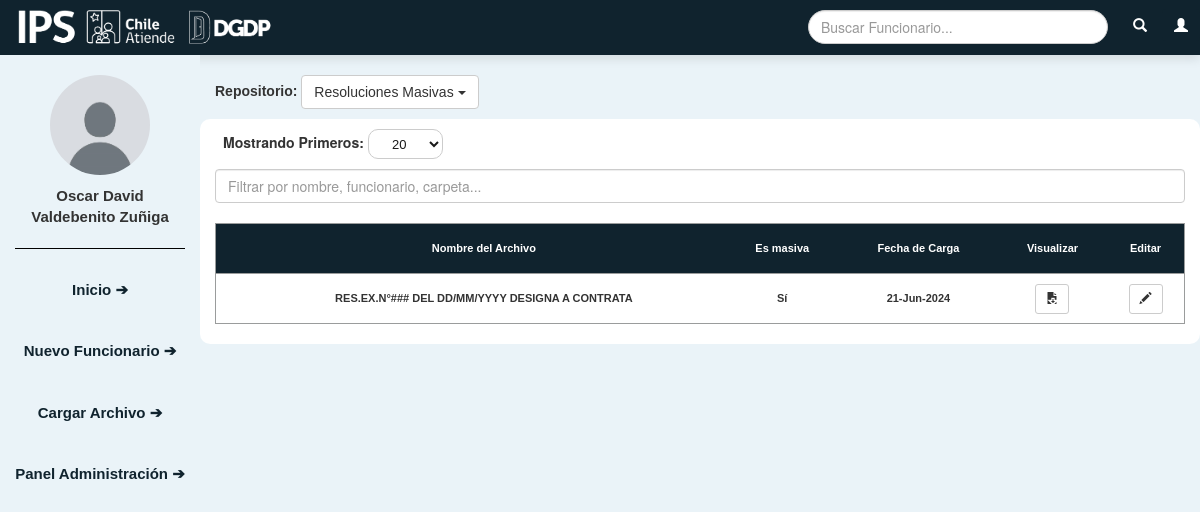
/resoluciones_masivas (signed in), run on the app's committed database.
### buscador/models.py (models this page shows, shortened)
class ARCHIVO(models.Model):
    id = models.AutoField(primary_key=True)
    NOMBRE = models.CharField(max_length=255)
    ARCHIVO = models.FileField(upload_to='archivos/', null=True, blank=True)
    MASIVA = models.BooleanField(default=False)
    FECHA_CARGA = models.DateField(auto_now_add=True, null=False)
    ID_CARPETA = models.ForeignKey(CARPETA, on_delete=models.CASCADE, related_name='archivo_set', null=True, blank=True)

### buscador/views.py (the view)
# urls.py: path('resoluciones_masivas', login_required(views.listar_resoluciones_masivas), name='resoluciones_masivas'),
def listar_resoluciones_masivas(request):
    archivos = ARCHIVO.objects.filter(MASIVA=True)
    return render(request, 'operation/resMasivasIPS.html', {'archivos': archivos})

### buscador/templates/operation/resMasivasIPS.html (shortened to what this page needs)
{% extends 'buscador/home.html' %}
{% load static %}
{% block contenido %}
<div class="col-sm-10 muestra-datos">
  <div class="col-sm-6 mostrar-primeros-activos">
    Mostrando Primeros:
      <select class="elementos" id="cantidadElementos">
        <option value="20">20</option>
      </select>
  </div>
  <br>
  <input class="form-control" id="myInput" type="text" placeholder="Filtrar por nombre, funcionario, carpeta...">
    <br>
    <table class="tabla-activos">
        <thead>
          <tr>
            <th></th>
            <th>Nombre del Archivo</th>
            <th>Es masiva</th>
            <th>Fecha de Carga</th>
            <th>Visualizar</th>
            <th>Editar</th>
          </tr>
        </thead>
        <tbody class="body-tabla-activos" id="myTable">
          {% for archivos in  archivos %}
          <tr >
            <td></td>
            <td>{{ archivos.NOMBRE }}</td>
            <td>{% if archivos.MASIVA %}
              Sí
              {% else %}
              No
              {% endif %}</td>
            <td>{{ archivos.FECHA_CARGA|date:"d-M-Y" }}</td>
            <td>
              <a href="{{ archivos.ARCHIVO.url }}" target="_blank" class="btn btn-default btn-sm">
                  <span class="glyphicon glyphicon-save-file"></span>
              </a>
          </td>
          <td>
            <button type="button" class="btn btn-default btn-sm">
              <span class="glyphicon glyphicon-pencil"></span>
            </button>
          </td>
          </tr>
          {% endfor %}
        </tbody>
      </table>
</div>
{% endblock %}
{% block panel_busqueda %}
<div class="busqueda">
  <div class="dropdown">
    Repositorio: <button class="btn btn-default dropdown-toggle" type="button" id="dropdownMenuButton" data-toggle="dropdown" aria-haspopup="true" aria-expanded="true">
      Resoluciones Masivas <span class="caret"></span>
    </button>
  </div>
</div>
{% endblock %}

### buscador/templates/buscador/home.html (shortened to what this page needs)
<!DOCTYPE html>
<html lang="en">
    {% load static %}
<head>
    <link rel="stylesheet" href="https://maxcdn.bootstrapcdn.com/bootstrap/3.4.1/css/bootstrap.min.css">
    <link rel="stylesheet" href="https://cdnjs.cloudflare.com/ajax/libs/font-awesome/5.15.3/css/all.min.css">
    <link rel="stylesheet" href="{% static 'css/styles.css' %}">
    <link rel="stylesheet" href="{% static 'css/styles.css' %}">
</head>
<body>
    <nav class="navbar navbar-inverse">
        <div class="nav-fluid">
          <div class="navbar-header">
            <a class="navbar-brand" href="{%url 'buscar_archivos' %}">
                <img src="{% static 'images/IPS_CHA_DGDP_BLANCO_SINCOMPLEMENTO.png' %}" alt="Logo">
            </a>
          </div>
          <div class="collapse navbar-collapse" id="myNavbar">
            <ul class="nav navbar-nav">
              <li class=""><a href="#"></a></li>
            </ul>
            <ul class="nav navbar-nav navbar-right">
                <li class="search-container">
                  <div class="form-group position-relative">
                    <input type="text" class="form-control search-bar" id="search-bar" placeholder="Buscar Funcionario...">
                  </div>
                  <a href="#" id="search-icon"><span class="glyphicon glyphicon-search lupa" style="color: white"></span></a>
                </li>
                <li>
                  <button class="btn btn-default dd-usuario" type="button" id="dropdownMenuButton" data-toggle="dropdown">
                    <span class="glyphicon glyphicon-user usuario" style="color:white"></span>
                  </button>
                  </li>
              </ul>
          </div>
        </div>
      </nav>
<div class="container-fluid text-center">
  <div class="row content" style="height: 100vh;" >
    <div class="col-sm-2 sidenav">
      <div class="imagen-usuario-activo">
        <img src="{% static 'images/default-image.png' %}" class="imagen-usuario-activo-1">
      </div>
      <div class="nombre-usuario-activo">
        {{ user.first_name }} {{ user.last_name }}
      </div>
        <div class="caja-boton0">
          <a class="inicio-home" href="{% url 'buscar_archivos' %}">
            Inicio &#10132;</a>
        </div>
        <div class="caja-boton1">
          <a class="crear-perfil" data-toggle="modal" data-target="#myModal" href="">
            Nuevo Funcionario &#10132;</a>
        </div>
        <div class="caja-boton2">
            <a class="adjuntar-archivo"  href="" data-toggle="modal" data-target="#cargarArchivoModal">Cargar Archivo &#10132;</a>
        </div>
        <div class="caja-boton3">
          <a class="admin-perfiles" href="{% url 'panel_administracion' %}">Panel Administración &#10132;</a>
      </div>
    </div>
    <div class="col-sm-10 busqueda-datos">
      {% block panel_busqueda %} {% endblock %}
  </div>
  {% block contenido %} {% endblock %}
  </div>
</div>
</body>
</body>
</html>

### buscador/static/css/styles.css (style rules this page uses)
.navbar { box-shadow: 0 4px 10px rgba(0, 0, 0, 0.1); border: none; height: 55px; border-radius: 0px; background-color: #10232e; }
.navbar-header { display: flex; }
.navbar-brand img { max-height: 300%; margin-top: -8px; }
.navbar-inverse .navbar-header, .navbar-inverse .navbar-buttons { display: flex; align-items: center; }
html, body { height: auto; margin:0; background-color: #eaf3f8; }
.navbar-inverse .navbar-right { display: flex; align-items: center; }
.navbar-inverse .navbar-right li { display: flex; align-items: center; }
.busqueda-datos { font-family: sans-serif; font-weight: bold; font-weight: 600; margin: 0; text-align: left; }
.dd-usuario { background-color: #10232e; border: none; }
.tabla-activos { border-collapse: collapse; text-align: center; width: 100%; }
.tabla-activos tbody tr { cursor: pointer; }
.tabla-activos th { padding: 8px; background-color: #10232e; text-align: center; color: white; box-shadow: 4 4px 10px rgba(0, 0, 0, 0.1); transition: border-color 0.3s; }
.tabla-activos tr { text-align: center; background-color: white; height: 50px; border-radius: 10px; font-size: 11px; font-family: sans-serif; font-weight: bold; border: 1px solid #9a9c9c; border-radius: 5px; }
.mostrar-primeros-activos { vertical-align: middle; margin-bottom: 10px; text-align: left; margin-left: -7px; font-weight: bold; }
.elementos { width: 75px; height: 30px; vertical-align: middle; text-align: center; font-family: sans-serif; font-weight: normal; font-size: 13px; color: rgb(26, 26, 26); background-color: white; border: 1px solid #ccc; border-radius: 10px; }
.muestra-datos { position:relative; padding-top: 10px; height: auto; margin-top: 10px; background-color: white; padding-bottom: 20px; border-radius: 10px; }
.sidenav { background-color: #eaf3f8; height: auto; top: 0; margin-top: -20px; position: sticky; }
.search-container { position: relative; display: flex; align-items: center; }
.search-bar { position: absolute; right: 100%; margin-right: 10px; height: 34px; padding: 6px 12px; font-size: 14px; line-height: 1.42857143; color: #555; background-color: #fff; background-image: none; border: 1px solid #ccc; border-radius: 20px; -webkit-box-shadow: inset 0 1px 1px rgba(0,0,0,.075); box-shadow: inset 0 1px 1px rgba(0,0,0,.075); -webkit-transition: border-color ease-in-out .15s,box-shadow ease-in-out .15s; -o-transition: border-color ease-in-out .15s,box-shadow ease-in-out .15s; transition: border-color ease-in-out .15s,box-shadow ease-in-out .15s; width: 300px; margin-top: -8px; }
.inicio-home, .admin-perfiles, .crear-perfil, .adjuntar-archivo { border: none; font-family: sans-serif; font-weight: bold; font-size: 15px; height: 80px; width: 100% ; color: #10232e; }
.caja-boton0, .caja-boton1, .caja-boton2, .caja-boton3, .caja-boton4 { margin-top: 40px; }
.imagen-usuario-activo { margin-top: 20px; }
.imagen-usuario-activo-1 { border-radius: 50px; height: 100px; width: 100px; }
.nombre-usuario-activo { margin-top: 10px; font-family: sans-serif; font-weight: bold; font-weight: 600; font-size: 15px; border-bottom: 1px solid black; margin-bottom: -10px; padding-bottom: 20px; }

### data on the page
ARCHIVO: NOMBRE "RES.EX.N°### DEL DD/MM/YYYY DESIGNA A CONTRATA", MASIVA "Sí", FECHA_CARGA "21-Jun-2024"

### other printed values
{{ user.first_name }} "Oscar David"
{{ user.last_name }} "Valdebenito Zuñiga"
